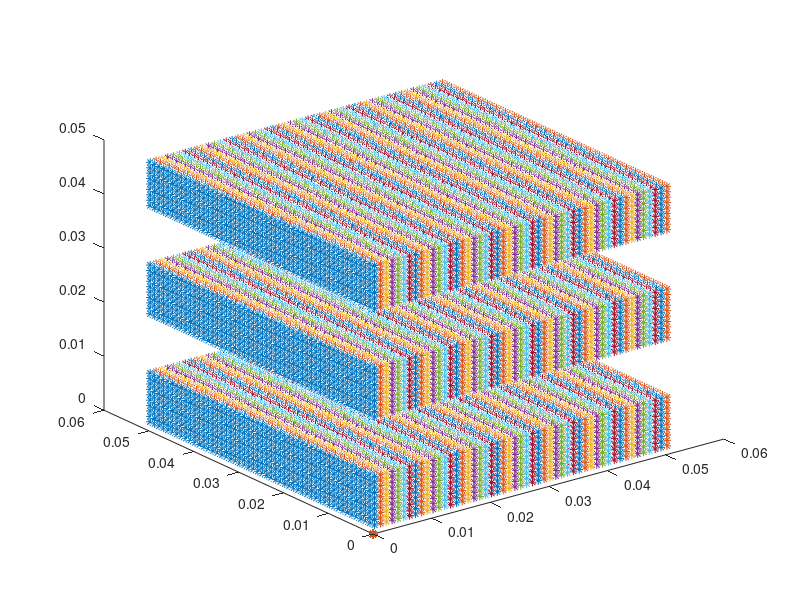

Write MATLAB code to recreate this figure. (Note: this script raises an error after producing the figure.)
close all
clear all

L = 51; %Length in mm
n = 10; % no. of planes
Ly = 5; % no. of layer
i = 1; %current 
Ac = 0.001;
while(i ~= (n*Ly))  
    [x,y] = meshgrid(Ac:Ac:L*Ac,Ac:Ac:Ac*L);
    z = Ac*i*ones(L,L);
    X((i-1)*L+1:i*L,1:L) = x;
    Y((i-1)*L+1:i*L,1:L) = y;
    Z((i-1)*L+1:i*L,1:L) = z;
    if (rem(i,n)==0)
        i=i+n;      
    end    
    i=i+1;
end

[m,n] = size(X);
PC = [X(:),Y(:),Z(:)];
dlmwrite('pointcloud.xyz',PC,'delimiter',',','newline','pc');
plot3(X,Y,Z,'*')
% surf2stl('plane.stl',X,Y,Z)
% m = stlread('plane.stl');
% surf2stl('planes.stl' ,X,Y,Z);

% 
 xyzpoints (:,:,1) = X;
 xyzpoints (:,:,2) = Y;
 xyzpoints (:,:,3) = Z;
PC = pointCloud(xyzpoints);



% pcwrite(pc,'planes','PLYFormat','binary');